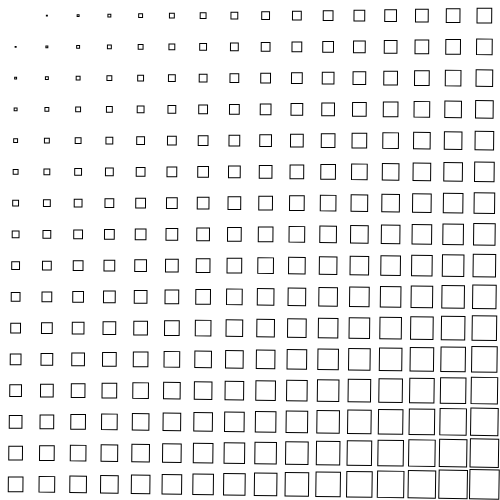
Frame 1 (no input)
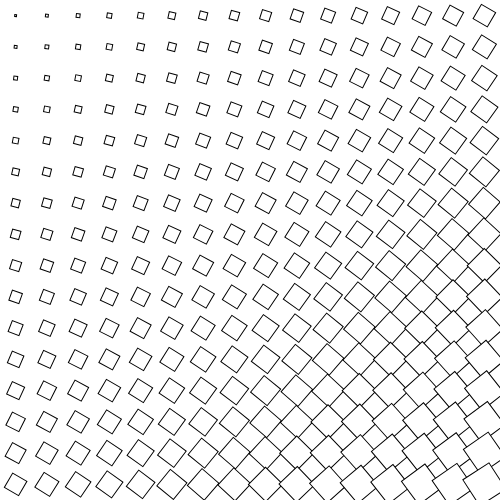
Frame 60 (no input)
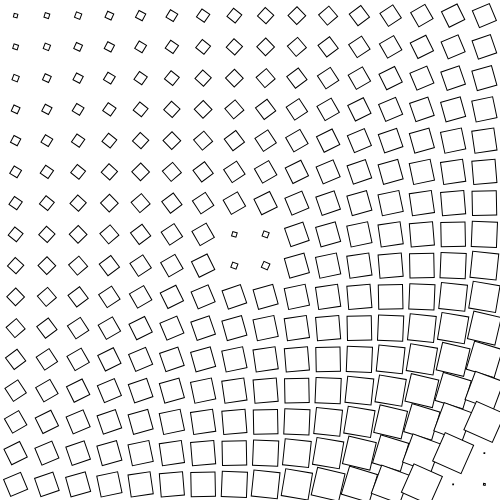
Frame 120 (the mouse pressed at the canvas centre since frame 60)

The p5.js sketch that drew these frames (run headless with seeded random() and noise() and a simulated clock; from frame 60 on, the mouse is pressed at the canvas centre):

// p5.js sketch
// ── sketch.js
var cols = 16;
var rows = 16;
var valueArray = new Array();
//var valueArray2

// 函数setup() : 准备阶段
function setup() {
	// 创建画布，宽度640像素，高度480像素
	// 画布的坐标系统为，左上角坐标为（0，0），
	// x方向水平向右，y方向垂直向下，单位像素
	createCanvas(500,500);
	rectMode(CENTER);

	for(var i =0;i<cols;i++)
	{
		valueArray[i] = new Array();
		for(var j=0;j<rows;j++)
		{
			valueArray[i][j] = FcnOnIJ(i,j);
			/*
			valueArray[i][j] = new Array();
			valueArray[i][j][0] = 1;
			valueArray[i][j][1]= 2;
			*/
		}
	}

}




// 函数draw()：作画阶段
function draw() {	
	
	background(255);
	
	for(var i=0;i<cols;i++)
	{
		for(var j=0;j<rows;j++)
		{
			var F = valueArray[i][j];
			DisplayF2(i,j,F);
		}
	}

	for(var i=0;i<cols;i++)
	{
		for(var j=0;j<rows;j++)
		{
			var F = valueArray[i][j];
			F += 0.001;
			if(F>1)
			{
				F -=1;
			}
			valueArray[i][j] = F;
		}
	}

	if(mouseIsPressed)
	{
		for(var i=0;i<cols;i++)
		{
			for(var j=0;j<rows;j++)
			{
				var F = valueArray[i][j];
				var wd = width/cols;
				var ht = height/rows;
				var halfWd = wd/2;
				var halfHt = ht/2;
				var x = i*wd + halfWd;
				var y = j*ht + halfHt;

				var dist = (x-mouseX)*(x-mouseX) + (y-mouseY)*(y-mouseY);
				if(dist <= 1000)
				{
					F += 0.01;
					if(F>1)
					{
						F -=1;
					}
					valueArray[i][j] = F;
				}
			}
		}
	}
	
/*
	push();
	translate(200,100);
	rotate(1);
	scale(2,0.5);
	rect(0,0,100,100);
	pop();
	
	rect(100,50,20,20);
*/


	
}


function mouseRelease()
{

}

function mousePressed()
{
	
}

function GetTimeNow()
{
	var tNow = millis()/1000;
	return tNow;
}


function FcnOnIJ(i,j)
{
	var f = (i+j)/(cols+rows);

	return f;
}


function DisplayF(i,j,F)
{
	var wd = width/cols;
	var ht = height/rows;

	var halfWd = wd/2;
	var halfHt = ht/2;

	var x = i*wd + halfWd;
	var y = j*ht + halfHt;
	
	var RectWd = F * wd;
	var RectHt = F * ht;

	rect(x,y,RectWd,RectHt);	
}


function DisplayF2(i,j,F)
{
	var wd = width/cols;
	var ht = height/rows;

	var halfWd = wd/2;
	var halfHt = ht/2;

	var x = i*wd + halfWd;
	var y = j*ht + halfHt;
	
	var RectWd = F * wd;
	var RectHt = F * ht;

	push();
	translate(x,y);
	rotate(F*GetTimeNow());
	rect(0,0,RectWd,RectHt);	
	pop();
}


function DisplayF3(i,j,F)
{
	var wd = width/cols;
	var ht = height/rows;

	var halfWd = wd/2;
	var halfHt = ht/2;

	var x = i*wd + halfWd;
	var y = j*ht + halfHt;
	
	var RectWd = F * wd;
	var RectHt = F * ht;

	push();
	translate(x,y);
	rotate(F*GetTimeNow());
	var s = cos(F*GetTimeNow())*RectHt;
	scale(s,s);
	rect(0,0,1,1);
	fill(255);
	noStroke();
	ellipse(0,0,1.4,1.4);	
	pop();
}
